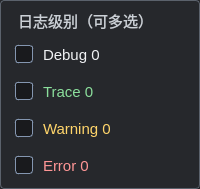
<?xml version="1.0" encoding="UTF-8"?>
<ui version="4.0">
 <class>ConsoleFilterPopup</class>
 <widget class="QWidget" name="ConsoleFilterPopup">
  <property name="minimumSize"><size><width>190</width><height>0</height></size></property>
  <property name="windowTitle"><string>日志级别</string></property>
  <property name="font"><font><pointsize>11</pointsize></font></property>
  <property name="styleSheet"><string notr="true">QWidget#ConsoleFilterPopup {
 background-color: #26282c; border: 1px solid #5b626c; border-radius: 4px;
}
QCheckBox { spacing: 10px; padding: 7px 8px; border: 1px solid transparent; border-radius: 3px; }
QCheckBox:hover, QCheckBox:focus { background-color: #34445a; border-color: #8496b0; }
QCheckBox::indicator {
 width: 16px; height: 16px; border: 1px solid #8496b0; border-radius: 3px;
 background-color: #191a1d;
}
QCheckBox::indicator:checked { background-color: #34445a; image: url(:/ConsoleUI/check.svg); }
QLabel { color: #cbd0d6; padding: 3px 8px; }</string></property>
  <layout class="QVBoxLayout" name="filterLayout">
   <property name="spacing"><number>2</number></property>
   <property name="leftMargin"><number>6</number></property>
   <property name="topMargin"><number>6</number></property>
   <property name="rightMargin"><number>6</number></property>
   <property name="bottomMargin"><number>6</number></property>
   <item><widget class="QLabel" name="filterHeading"><property name="text"><string>日志级别（可多选）</string></property></widget></item>
      <item>
       <widget class="QCheckBox" name="debugCheckBox">
        <property name="text"><string>Debug 0</string></property>
        <property name="checked"><bool>true</bool></property>
        <property name="toolTip"><string>显示或隐藏 Debug 日志</string></property>
        <property name="levelName" stdset="0"><string notr="true">Debug</string></property>
        <property name="logColor" stdset="0"><color><red>241</red><green>243</green><blue>245</blue></color></property>
        <property name="styleSheet"><string notr="true">color: #f1f3f5;</string></property>
       </widget>
      </item>
      <item>
       <widget class="QCheckBox" name="traceCheckBox">
        <property name="text"><string>Trace 0</string></property>
        <property name="checked"><bool>true</bool></property>
        <property name="toolTip"><string>显示或隐藏 Trace 日志</string></property>
        <property name="levelName" stdset="0"><string notr="true">Trace</string></property>
        <property name="logColor" stdset="0"><color><red>139</red><green>223</green><blue>156</blue></color></property>
        <property name="styleSheet"><string notr="true">color: #8bdf9c;</string></property>
       </widget>
      </item>
      <item>
       <widget class="QCheckBox" name="warningCheckBox">
        <property name="text"><string>Warning 0</string></property>
        <property name="checked"><bool>true</bool></property>
        <property name="toolTip"><string>显示或隐藏 Warning 日志</string></property>
        <property name="levelName" stdset="0"><string notr="true">Warning</string></property>
        <property name="logColor" stdset="0"><color><red>255</red><green>213</green><blue>106</blue></color></property>
        <property name="styleSheet"><string notr="true">color: #ffd56a;</string></property>
       </widget>
      </item>
      <item>
       <widget class="QCheckBox" name="errorCheckBox">
        <property name="text"><string>Error 0</string></property>
        <property name="checked"><bool>true</bool></property>
        <property name="toolTip"><string>显示或隐藏 Error 日志</string></property>
        <property name="levelName" stdset="0"><string notr="true">Error</string></property>
        <property name="logColor" stdset="0"><color><red>255</red><green>150</green><blue>150</blue></color></property>
        <property name="styleSheet"><string notr="true">color: #ff9696;</string></property>
       </widget>
      </item>
  </layout>
 </widget>
 <resources><include location="ConsoleUI.qrc"/></resources>
 <connections/>
</ui>
